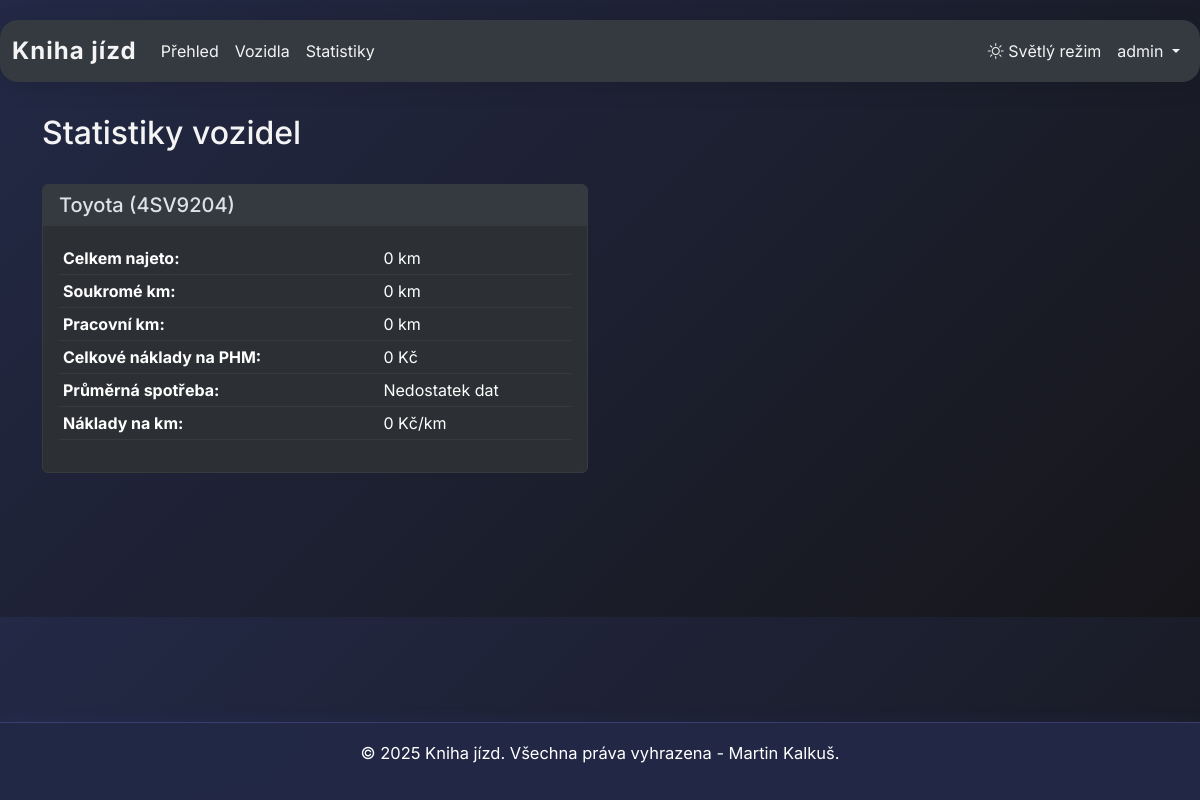
Before: /statistiky (signed in) with the older database file.
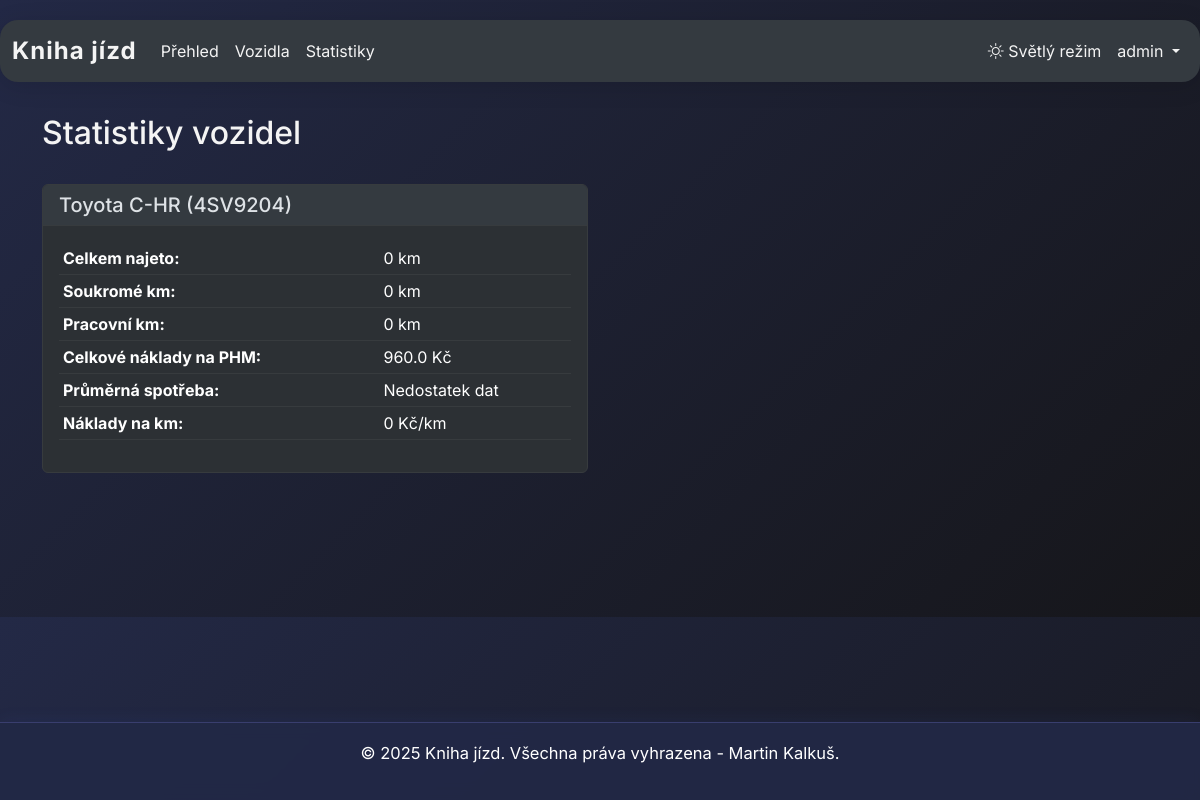
After: the same page with the newer database file.
### models.py (models this page shows, shortened)
class User(UserMixin, db.Model):
    __tablename__ = 'users'
    id = db.Column(Integer, primary_key=True)
    username = db.Column(String(80), unique=True, nullable=False)
    prijmeni = db.Column(String(80), nullable=False)  # Nové pole pro příjmení
    email = db.Column(String(120), unique=True, nullable=False)
    password_hash = db.Column(String(128))
    max_vozidel = db.Column(Integer, default=1)  # Maximální počet vozidel
    created_at = db.Column(DateTime, default=datetime.utcnow)
    platnost_do = db.Column(DateTime, nullable=False)  # Nové pole pro platnost účtu
    is_admin = db.Column(Boolean, default=False)
    dark_mode = db.Column(Boolean, default=True)  # Preference dark mode

class Vozidlo(db.Model):
    __tablename__ = 'vozidla'
    id = db.Column(Integer, primary_key=True)
    nazev = db.Column(String(100), nullable=False)
    spz = db.Column(String(20), nullable=False, unique=True)
    aktivni = db.Column(Boolean, default=True)
    vytvoreno = db.Column(DateTime, default=datetime.utcnow)
    poznamka = db.Column(Text)
    pocatecni_stav_km = db.Column(Integer, nullable=False)  # Počáteční stav tachometru
    aktualni_stav_km = db.Column(Integer, nullable=False)   # Aktuální stav tachometru
    user_id = db.Column(Integer, db.ForeignKey('users.id'), nullable=False)
    user = db.relationship('User', backref=db.backref('vozidla', lazy=True))

### app.py (the view, shortened to what this page needs)
@app.route('/statistiky')
@login_required
def statistiky():
    vozidla = Vozidlo.query.filter_by(user_id=current_user.id).all()
    statistiky_vozidel = []
    for vozidlo in vozidla:
        celkem_km_soukroma = db.session.query(db.func.sum(Jizda.pocet_km)).filter_by(vozidlo_id=vozidlo.id, typ_jizdy='soukromá').scalar() or 0
        celkem_km_pracovni = db.session.query(db.func.sum(Jizda.pocet_km)).filter_by(vozidlo_id=vozidlo.id, typ_jizdy='pracovní').scalar() or 0
        celkem_phm = db.session.query(db.func.sum(Tankovani.celkova_cena)).filter_by(vozidlo_id=vozidlo.id).scalar() or 0
        posledni_tankovani = Tankovani.query.filter_by(vozidlo_id=vozidlo.id).order_by(Tankovani.datum.desc()).limit(2).all()
        prumerna_spotreba = None
        statistiky_vozidel.append({
            'vozidlo': vozidlo.nazev,
            'spz': vozidlo.spz,
            'celkem_km_soukroma': round(celkem_km_soukroma, 1),
            'celkem_km_pracovni': round(celkem_km_pracovni, 1),
            'celkem_phm': round(celkem_phm, 2),
            'prumerna_spotreba': prumerna_spotreba,
            'naklady_na_km': round(celkem_phm / (celkem_km_soukroma + celkem_km_pracovni), 2) if (celkem_km_soukroma + celkem_km_pracovni) > 0 else 0
        })
    return render_template('statistiky.html', statistiky=statistiky_vozidel)

### app.py (called while the page is built)
@app.before_request
def before_request():
    if 'dark_mode' not in session:
        session['dark_mode'] = True

@login_manager.user_loader
def load_user(user_id):
    return User.query.get(int(user_id))

@app.context_processor
def inject_now():
    return {'now': datetime.now()}

### templates/statistiky.html
{% extends "base.html" %}
{% block content %}
<div class="row mb-4">
    <div class="col">
        <h2>Statistiky vozidel</h2>
    </div>
</div>
<div class="row">
    {% for stat in statistiky %}
    <div class="col-md-6 mb-4">
        <div class="card">
            <div class="card-header">
                <h5 class="card-title mb-0">{{ stat.vozidlo }} ({{ stat.spz }})</h5>
            </div>
            <div class="card-body">
                <table class="table table-sm">
                    <tbody>
                        <tr>
                            <th>Celkem najeto:</th>
                            <td>{{ stat.celkem_km_soukroma + stat.celkem_km_pracovni }} km</td>
                        </tr>
                        <tr>
                            <th>Soukromé km:</th>
                            <td>{{ stat.celkem_km_soukroma }} km</td>
                        </tr>
                        <tr>
                            <th>Pracovní km:</th>
                            <td>{{ stat.celkem_km_pracovni }} km</td>
                        </tr>
                        <tr>
                            <th>Celkové náklady na PHM:</th>
                            <td>{{ stat.celkem_phm }} Kč</td>
                        </tr>
                        <tr>
                            <th>Průměrná spotřeba:</th>
                            <td>
                                {% if stat.prumerna_spotreba %}
                                    {{ stat.prumerna_spotreba }} l/100km
                                {% else %}
                                    Nedostatek dat
                                {% endif %}
                            </td>
                        </tr>
                        <tr>
                            <th>Náklady na km:</th>
                            <td>{{ stat.naklady_na_km }} Kč/km</td>
                        </tr>
                    </tbody>
                </table>
            </div>
        </div>
    </div>
    {% endfor %}
</div>
{% endblock %}

### templates/base.html (shortened to what this page needs)
{% if now is not defined %}{% set now = namespace(year=2025, month=4) %}{% endif %}
<!DOCTYPE html>
<html lang="cs" data-bs-theme="{{ 'dark' if current_user.is_authenticated and current_user.dark_mode else 'dark' }}">
<head>
    <link href="https://cdn.jsdelivr.net/npm/bootstrap@5.3.2/dist/css/bootstrap.min.css" rel="stylesheet">
    <link href="{{ url_for('static', filename='css/dark-mode.css') }}" rel="stylesheet">
    <link rel="stylesheet" href="https://cdn.jsdelivr.net/npm/bootstrap-icons@1.10.5/font/bootstrap-icons.css">
</head>
<body>
    <nav class="navbar navbar-expand-lg bg-body-tertiary">
        <div class="container-fluid">
            <a class="navbar-brand" href="{{ url_for('index') }}">Kniha jízd</a>
            <div class="collapse navbar-collapse" id="navbarNav">
                <ul class="navbar-nav me-auto">
                    {% if current_user.is_authenticated %}
                    <li class="nav-item">
                        <a class="nav-link" href="{{ url_for('index') }}">Přehled</a>
                    </li>
                    <li class="nav-item">
                        <a class="nav-link" href="{{ url_for('vozidla') }}">Vozidla</a>
                    </li>
                    <li class="nav-item">
                        <a class="nav-link" href="{{ url_for('statistiky') }}">Statistiky</a>
                    </li>
                    {% endif %}
                </ul>
                <ul class="navbar-nav">
                    <li class="nav-item">
                        <button class="btn nav-link" id="toggleTheme">
                            <i class="bi" id="themeIcon"></i>
                            <span id="themeText">{{ 'Světlý režim' if current_user.is_authenticated and current_user.dark_mode else 'Tmavý režim' }}</span>
                        </button>
                    </li>
                    {% if current_user.is_authenticated %}
                    <li class="nav-item dropdown">
                        <a class="nav-link dropdown-toggle" href="#" id="userDropdown" role="button" data-bs-toggle="dropdown" aria-expanded="false">
                            {{ current_user.username }}
                        </a>
                    </li>
                    {% endif %}
                </ul>
            </div>
        </div>
    </nav>
    <div class="container mt-4">
        {% block content %}{% endblock %}
    </div>
    <footer class="footer">
        <div class="container">
            <div class="footer-text">
                <p>&copy; 2025 Kniha jízd. Všechna práva vyhrazena - Martin Kalkuš. </p>
            </div>
        </div>
    </footer>
</body>
</html>

### static/css/dark-mode.css (style rules this page uses)
[data-bs-theme="dark"] { --bs-body-color: #dee2e6; --bs-body-bg: #212529; --bs-primary: #0d6efd; --bs-secondary: #6c757d; --bs-success: #198754; --bs-info: #0dcaf0; --bs-warning: #ffc107; --bs-danger: #dc3545; --bs-light: #f8f9fa; --bs-dark: #212529; }
[data-bs-theme="dark"] .navbar { background-color: #343a40 !important; }
[data-bs-theme="dark"] .card { background-color: #2c3034; border-color: #373b3e; }
[data-bs-theme="dark"] .card-header { background-color: #343a40; border-bottom-color: #373b3e; }
[data-bs-theme="dark"] .table { --bs-table-bg: #2c3034; --bs-table-striped-bg: #343a40; --bs-table-striped-color: #dee2e6; --bs-table-active-bg: #373b3e; --bs-table-active-color: #dee2e6; --bs-table-hover-bg: #323539; --bs-table-hover-color: #dee2e6; border-color: #373b3e; }

### templates/base.html (style rules this page uses)
body { font-family: 'Inter', Arial, sans-serif; margin-bottom: 120px; background: linear-gradient(135deg, #232946 0%, #16161a 100%); color: #f4f4f4; }
.navbar { box-shadow: 0 4px 24px rgba(0,0,0,0.12); border-radius: 18px; margin: 20px 0 32px 0; background: rgba(34, 41, 70, 0.92); backdrop-filter: blur(8px); }
.navbar-brand { font-weight: 700; font-size: 1.5rem; letter-spacing: 1px; color: #fff !important; }
.nav-link, .navbar-nav .nav-link, .navbar-brand { color: #f4f4f4 !important; transition: color 0.2s; }
.btn, .btn-action { border-radius: 8px; box-shadow: 0 2px 8px rgba(67,97,238,0.10); transition: box-shadow 0.2s, background 0.2s, color 0.2s; background: #232946; color: #fff; border: none; }
.footer { position: fixed; bottom: 0; width: 100%; background: rgba(34, 41, 70, 0.95); padding: 18px 0; text-align: center; border-top: 1px solid #393e6e; box-shadow: 0 -2px 16px rgba(67,97,238,0.07); backdrop-filter: blur(8px); }
.footer .container { display: flex; align-items: center; justify-content: center; gap: 32px; }
.footer-text { text-align: left; font-size: 1.03em; color: #fff; }
.btn#toggleTheme, .btn#toggleTheme:focus { background: transparent; color: #fff; border: none; box-shadow: none; padding-left: 0.5rem; padding-right: 0.5rem; }

Changed rows visible on the page:
changed Vozidlo "4SV9204": vozidlo "Toyota" → "Toyota C-HR"; celkem_phm "0" → "960.0"
